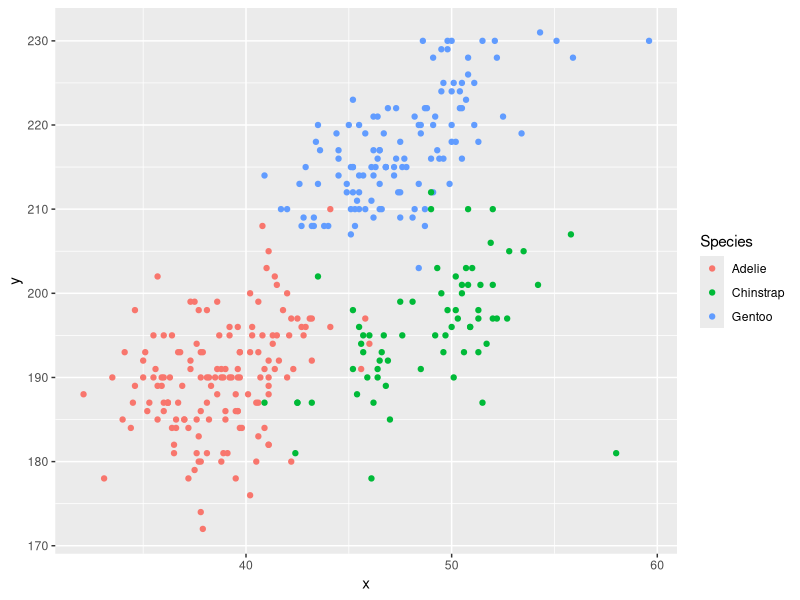
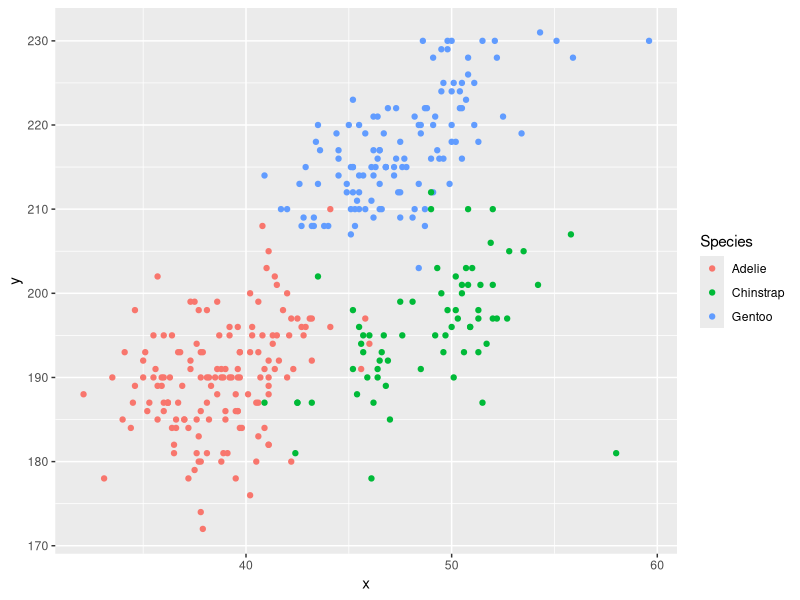

Here is the R script that generated these plots, in order:
## ---- chunk 1
library(tidyverse)
## ---- chunk 2
data("penguins", package = "palmerpenguins")
## ---- chunk 3
bill_length_mean = mean(penguins$bill_length_mm, na.rm = TRUE)
bill_depth_mean = mean(penguins$bill_depth_mm, na.rm = TRUE)
mass_mean = mean(penguins$body_mass_g, na.rm = TRUE)
## ---- chunk 4
flipper_mean = mean(penguins$flipper_length_mm, na.rm = TRUE)
## ---- chunk 5
plot_penguins = tibble(
  x = penguins$bill_length_mm,
  y = penguins$flipper_length_mm,
)

Species = penguins$species
ggplot(plot_penguins, aes(x = x, y = y, color = Species)) + geom_point()

ggsave("scatter_plot.pdf")
## ---- chunk 6
q2_df = tibble(
  random_sample = rnorm(10),
  vec_logic = random_sample > 0,
  vec_char = c("One", "Two", "Three", "Four", "Five", "Six", "Seven", "Eight", "Nine", "Ten"),
  vec_factor = factor(c("High", "Medium", "Low", "High", "Medium", "Low","High", "Medium", "Low","High"))
)
## ---- chunk 7
mean(pull(q2_df, random_sample))
mean(pull(q2_df, vec_logic))
mean(pull(q2_df, vec_char))
mean(pull(q2_df, vec_factor))
